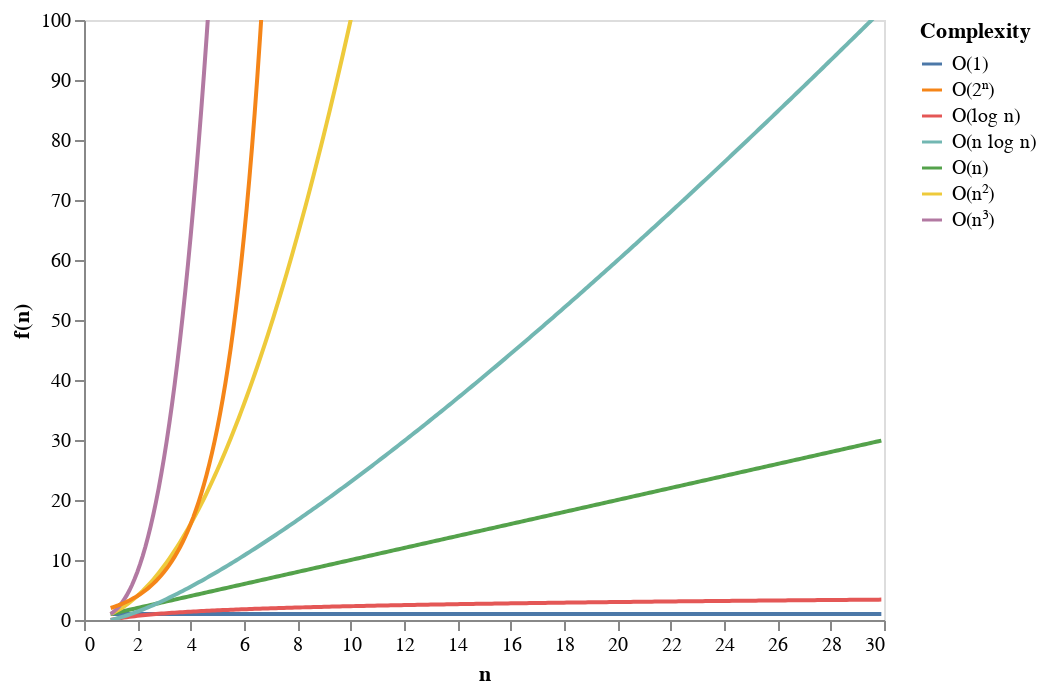

The notebook cell saved with this chart:
### Markdown cell above
## Visualizing time complexities (5 min)

### Code cell
# Disregard code - for plotting purposes only

def build_data(n):
    source = pd.DataFrame({
        'n': n,
        'O(1)': 0*n+1,
        'O(log n)': np.log(n),
        'O(n)': n,
        'O(n log n)': n*np.log(n),
        'O(n\u00B2)': n**2.,
        'O(n\u00B3)': n**3.,
        'O(2\u207f)':  2.**n})

    # Melting the complexities and renaming the axis
    data = source.melt('n')
    data = data.rename(columns={"value": "f(n)", "variable": "Complexity"})
    return data

n = np.arange(1, 30, 0.1)
data = build_data(n)
    
# Plotting the graph
alt.Chart(data).mark_line(clip=True).encode(
    x=alt.X('n'),
    y=alt.Y('f(n)',
            scale=alt.Scale(domain=[0, 100])),
    color='Complexity').configure_axis(grid=False)

### Figure 1 — Vega-Lite specification as saved in the notebook (floating-point values rounded to 4 significant figures; data arrays with more than 128 entries replaced by an {"elided": "..."} marker saying what was removed)
{"$schema": "https://vega.github.io/schema/vega-lite/v3.4.0.json", "config": {"axis": {"grid": false}, "mark": {"tooltip": null}, "view": {"height": 300, "width": 400}}, "data": {"name": "data-c86b725f760b7dc3d73ed1d963cb7469"}, "datasets": {"data-c86b725f760b7dc3d73ed1d963cb7469": {"elided": "2030 records"}}, "encoding": {"color": {"field": "Complexity", "type": "nominal"}, "x": {"field": "n", "type": "quantitative"}, "y": {"field": "f(n)", "scale": {"domain": [0, 100]}, "type": "quantitative"}}, "mark": {"clip": true, "type": "line"}}
